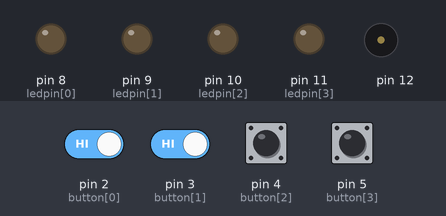
A sketch run on a simulated Arduino Uno, built with avr-gcc and run on an emulated ATmega328P. Shown: output pins drawn as LEDs (lit = HIGH), buzzer (waves = sounding). Dashed ring = blinking. The test bench sets the inputs (shaded band); at power-on: pin 2 (button[0]), pin 3 (button[1]), pin 4 (button[2]), pin 5 (button[3]) HIGH. Random numbers use the default seed unless the sketch sets one; what the sketch prints to the serial monitor is not drawn.

Above: at 4.8 s.
4.9 s: pin 2 (button[0]) driven LOW and pin 3 (button[1]) driven LOW
At 6.02 s:
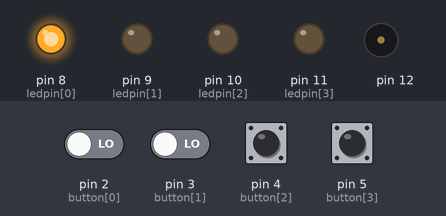
At 7.27 s:
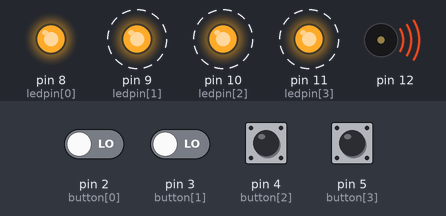
7.9 s: pin 4 (button[2]) pulled LOW for 1 s
At 8.32 s:
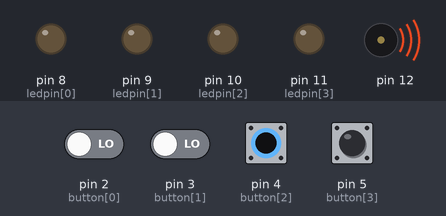
11.9 s: pin 2 (button[0]) driven HIGH
Timing chart, 0 to 20.9 s (numbered marks = the images above; inputs shaded):
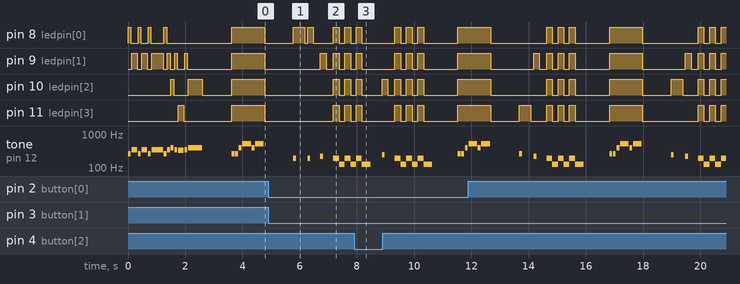

Measured:
- after the input at 4.9 s, pin 9 (ledpin[1]): alternates HIGH for 0.20 s and LOW for 0.23 s, starting after 1.8 s; pin 10 (ledpin[2]), pin 11 (ledpin[3]): alternates HIGH for 0.20 s and LOW for 0.20 s, starting after 2.3 s
- by itself, tone on pin 12: plays 523 Hz for 0.30 s, 392 Hz for 0.10 s, 523 Hz for 0.30 s, 262 Hz for 0.10 s, 220 Hz for 0.10 s, 196 Hz for 0.20 s … (24 notes in this stretch)

The sketch:

Memory_game.ino
```cpp
#include <Tone.h>

Tone speakerpin;
int starttune[] = { NOTE_C4, NOTE_F4, NOTE_C4, NOTE_F4, NOTE_C4, NOTE_F4, NOTE_C4, NOTE_F4, NOTE_G4, NOTE_F4, NOTE_E4, NOTE_F4, NOTE_G4};
int duration2[] = { 100, 200, 100, 200, 100, 400, 100, 100, 100, 100, 200, 100, 500};
int note[] = { NOTE_C4, NOTE_C4, NOTE_G4, NOTE_C5, NOTE_G4, NOTE_C5};
int duration[] = { 100, 100, 100, 300, 100, 300};
int button[] = { 2, 3, 4, 5}; // Pins connected to

// pushbutton inputs
int ledpin[] = { 8, 9, 10, 11}; // Pins connected to LEDs

int turn = 0; // Turn counter
int buttonstate = 0;  // Check pushbutton state
int randomArray[100]; // Array that can store up to 100 inputs
int inputArray[100];

void setup()
{
  Serial.begin(9600);

  speakerpin.begin(12); // Pin connected to piezo buzzer

  for (int x = 0; x < 4; x++)
  {
    pinMode(ledpin[x], OUTPUT); // Set LED pins as output
  }

  for (int x = 0; x < 4; x++)
  {
    pinMode(button[x], INPUT);  // Set pushbutton pins as inputs
    digitalWrite(button[x], HIGH);  // Enable internal pullup;
    // pushbuttons start in high
    // position; logic reversed
  }
  // Generate "more randomness" with randomArray for the output
  // function so pattern is different each time
  randomSeed(analogRead(0));
  for (int thisNote = 0; thisNote < 13; thisNote++)
  {
    speakerpin.play(starttune[thisNote]); // Play the next note
    if (thisNote == 0 || thisNote == 2 || thisNote == 4 ||
        thisNote == 6)
    {
      // Hold the note
      digitalWrite(ledpin[0], HIGH);
    }
    if (thisNote == 1 || thisNote == 3 || thisNote == 5 ||
        thisNote == 7 || thisNote == 9 || thisNote == 11)
    {
      digitalWrite(ledpin[1], HIGH);
    }
    if (thisNote == 8 || thisNote == 12)
    {
      digitalWrite(ledpin[2], HIGH);
    }
    if (thisNote == 10)
    {
      digitalWrite(ledpin[3], HIGH);
    }
    delay(duration2[thisNote]);
    speakerpin.stop();  // Stop for the next note
    digitalWrite(ledpin[0], LOW);
    digitalWrite(ledpin[1], LOW);
    digitalWrite(ledpin[2], LOW);
    digitalWrite(ledpin[3], LOW);
    delay(25);
  }
  delay(1000);
}


void loop()
{
  // Generate the array to be matched by the player
  for (int y = 0; y <= 99; y++)
  {
    digitalWrite(ledpin[0], HIGH);
    digitalWrite(ledpin[1], HIGH);
    digitalWrite(ledpin[2], HIGH);
    digitalWrite(ledpin[3], HIGH);
    // Play the next note
    for (int thisNote = 0; thisNote < 6; thisNote++)
    {
      speakerpin.play(note[thisNote]);  // Hold the note
      delay(duration[thisNote]);  // Stop for the next note
      speakerpin.stop();
      delay(25);
    }
    digitalWrite(ledpin[0], LOW);
    digitalWrite(ledpin[1], LOW);
    digitalWrite(ledpin[2], LOW);
    digitalWrite(ledpin[3], LOW);
    delay(1000);
    // Limited by the turn variable
    for (int y = turn; y <= turn; y++)
    {
      Serial.println("");
      Serial.print("Turn: ");
      Serial.print(y);
      Serial.println("");
      randomArray[y] = random(1, 5);  // Assign a random number (1-4)
      // Light LEDs in random order
      for (int x = 0; x <= turn; x++)
      {
        Serial.print(randomArray[x]);
        for (int y = 0; y < 4; y++)
        {
          if (randomArray[x] == 1 && ledpin[y] == 8)
          {
            digitalWrite(ledpin[y], HIGH);
            speakerpin.play(NOTE_G3, 100);
            delay(400);
            digitalWrite(ledpin[y], LOW);
            delay(100);
          }
          if (randomArray[x] == 2 && ledpin[y] == 9)
          {
            digitalWrite(ledpin[y], HIGH);
            speakerpin.play(NOTE_A3, 100);
            delay(400);
            digitalWrite(ledpin[y], LOW);
            delay(100);
          }
          if (randomArray[x] == 3 && ledpin[y] == 10)
          {
            digitalWrite(ledpin[y], HIGH);
            speakerpin.play(NOTE_B3, 100);
            delay(400);
            digitalWrite(ledpin[y], LOW);
            delay(100);
          }
          if (randomArray[x] == 4 && ledpin[y] == 11)
          {
            digitalWrite(ledpin[y], HIGH);
            speakerpin.play(NOTE_C4, 100);
            delay(400);
            digitalWrite(ledpin[y], LOW);
            delay(100);
          }
        }
      }
    }
    input();
  }
}

// Check whether input matches the pattern
void input()
{
  for (int x = 0; x <= turn;)
  {
    for (int y = 0; y < 4; y++)
    {
      buttonstate = digitalRead(button[y]); // Check for button push

      if (buttonstate == LOW && button[y] == 2)
      {
        digitalWrite(ledpin[0], HIGH);
        speakerpin.play(NOTE_G3, 100);
        delay(200);
        digitalWrite(ledpin[0], LOW);
        inputArray[x] = 1;
        delay(250);
        Serial.print(" ");
        Serial.print(1);
        // Check if value of user input matches the generated array
        if (inputArray[x] != randomArray[x])
        {
          fail(); // If not, fail function is called
        }
        x++;
      }

      if (buttonstate == LOW && button[y] == 3)
      {
        digitalWrite(ledpin[1], HIGH);
        speakerpin.play(NOTE_A3, 100);
        delay(200);
        digitalWrite(ledpin[1], LOW);
        inputArray[x] = 2;
        delay(250);
        Serial.print(" ");
        Serial.print(2);
        if (inputArray[x] != randomArray[x])
        {
          fail();
        }
        x++;
      }

      if (buttonstate == LOW && button[y] == 4)
      {
        digitalWrite(ledpin[2], HIGH);
        speakerpin.play(NOTE_B3, 100);
        delay(200);
        digitalWrite(ledpin[2], LOW);
        inputArray[x] = 3;
        delay(250);
        Serial.print(" ");
        Serial.print(3);
        if (inputArray[x] != randomArray[x])
        {
          fail();
        }
        x++;
      }

      if (buttonstate == LOW && button[y] == 5)
      {
        digitalWrite(ledpin[3], HIGH);
        speakerpin.play(NOTE_C4, 100);
        delay(200);
        digitalWrite(ledpin[3], LOW);
        inputArray[x] = 4;
        delay(250);
        Serial.print(" ");
        Serial.print(4);
        if (inputArray[x] != randomArray[x])
        {
          fail();
        }
        x++;
      }
    }
  }

  delay(500);
  turn++; // Increment turn count
}

// Function used if player fails to match the sequence
void fail()
{
  for (int y = 0; y <= 2; y++)
  {
    // Flash lights to indicate failure
    digitalWrite(ledpin[0], HIGH);
    digitalWrite(ledpin[1], HIGH);
    digitalWrite(ledpin[2], HIGH);
    digitalWrite(ledpin[3], HIGH);

    speakerpin.play(NOTE_G3, 300);
    delay(200);

    digitalWrite(ledpin[0], LOW);
    digitalWrite(ledpin[1], LOW);
    digitalWrite(ledpin[2], LOW);
    digitalWrite(ledpin[3], LOW);

    speakerpin.play(NOTE_C3, 300);
    delay(200);
  }

  delay(500);
  turn = -1;  // Reset turn value to start the game again
}
```
